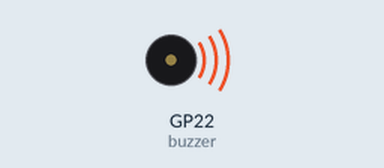
Recording of a program running on a simulated Raspberry Pi Pico running MicroPython. On the bench: buzzer (waves = sounding). At 1.0 s the program stops and its outputs stay as they are.

Above: at 0.1 s.
At 1.1 s:
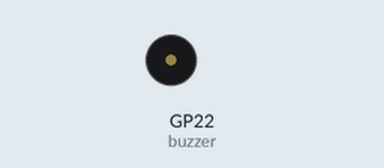
Timing chart, 0 to 2.5 s (numbered marks = the images above):
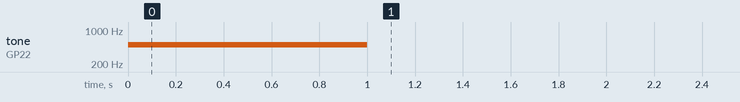

The program:

Buzzer.py
```python
from machine import Pin, PWM
from utime import sleep

# GPIO 22번 핀에 부저를 PWM(Pulse Width Modulation) 모드로 설정합니다.
buzzer = PWM(Pin(22))

# 부저의 주파수를 500Hz로 설정합니다. 이것은 부저가 내는 소리의 톤을 결정합니다.
buzzer.freq(500)

# 부저의 듀티 사이클을 설정하여 소리를 활성화합니다. duty_u16 값은 0에서 65535 사이입니다.
# 여기서 1000은 부저를 활성화하고 소리를 내기 위한 중간 강도의 값입니다.
buzzer.duty_u16(1000)

# 부저가 1초 동안 소리를 낸 후에 대기합니다.
sleep(1)

# 부저의 듀티 사이클을 0으로 설정하여 소리를 끕니다.
buzzer.duty_u16(0)
```

Measured:
- by itself, tone on GP22 (buzzer): silent → 500 Hz at 0.00 s, → silent 1.0 s later
